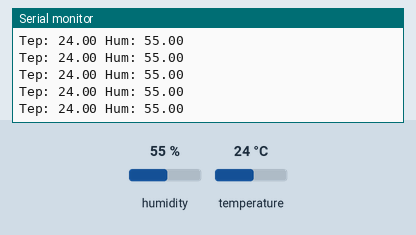
Recording of a sketch running on a simulated Arduino Uno, built with avr-gcc and run on an emulated ATmega328P. Parts: the last lines printed to the serial monitor. Inputs (shaded band) come from the test bench; at power-on: humidity 55 %, temperature 24 °C.

Above: at 1.2 s.
1.3 s: humidity set to 22 %
At 1.3 s:
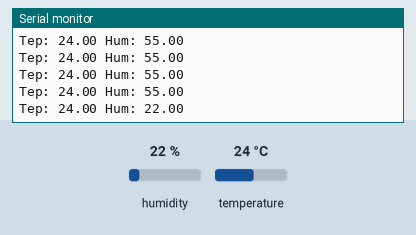
4.3 s: temperature set to 12 °C
At 4.34 s:
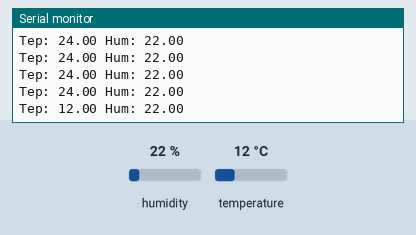
5.8 s: humidity set to 40 %
At 5.8 s:
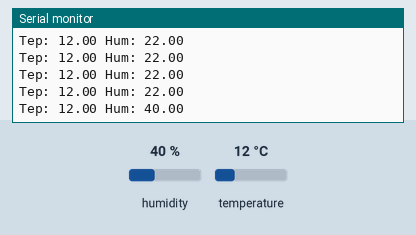
Timing chart, 0 to 8.8 s (numbered marks = the images above; inputs shaded):
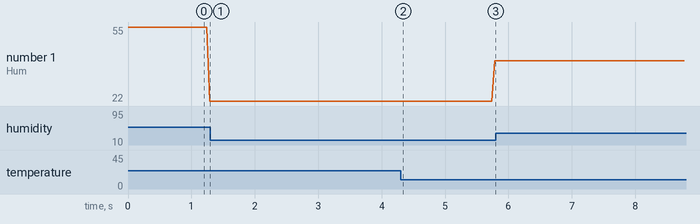

Measured:
- after the input at 4.3 s, the serial monitor: prints a new line at once (image 2)
- plotted number 1: 22 → 40 after the input at 4.3 s

The sketch:

THS.ino.ino
```cpp
#include <dht11.h>
#define DHT11PIN  2

dht11 DHT11;
float dht11t()
{
  int chk = DHT11.read(DHT11PIN);
  return DHT11.temperature;
}

float dht11h()
{
  int chk = DHT11.read(DHT11PIN);
  return DHT11.humidity;
}


void setup()
{
  Serial.begin(9600);
}

void loop()
{
  Serial.print("Tep:");
  Serial.print(" ");
  Serial.print(  dht11t());
  Serial.print(" ");
  Serial.print("Hum:");
  Serial.print(" ");
  Serial.print( dht11h());
  Serial.print(" ");
  Serial.println();
}
```
